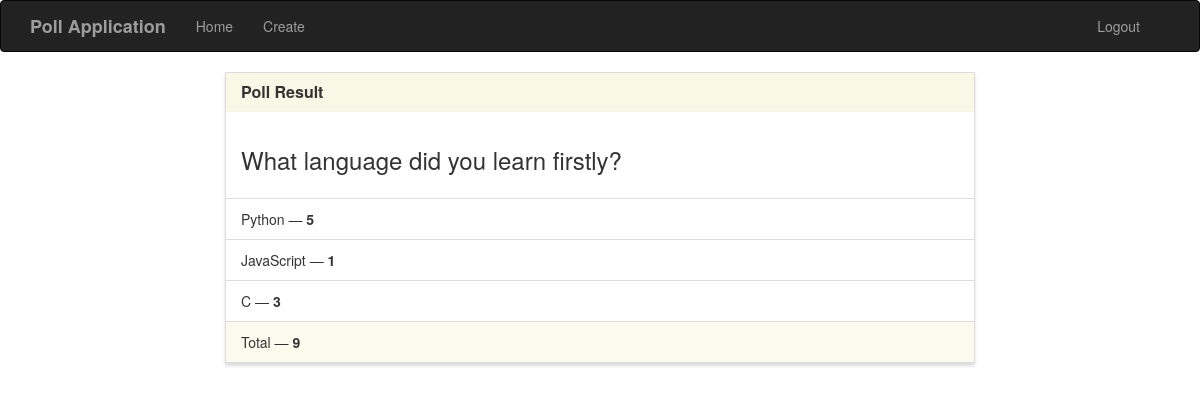
The page /results/2/ (signed in) on the database as committed earlier.
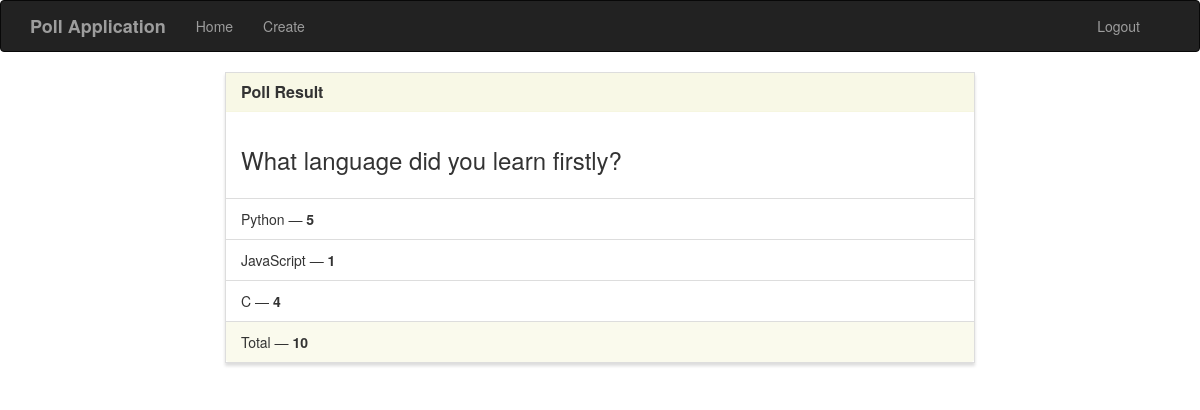
The same page on the database as committed later.
### poll/models.py (models this page shows, shortened)
class Poll(models.Model):
    question = models.TextField()
    option_one = models.CharField(max_length=30)
    option_two = models.CharField(max_length=30)
    option_three = models.CharField(max_length=30)
    option_one_count = models.IntegerField(default=0)
    option_two_count = models.IntegerField(default=0)
    option_three_count = models.IntegerField(default=0)
    def total(self):
        return self.option_one_count + self.option_two_count + self.option_three_count

### poll/views.py (the view)
# urls.py: path('results/<poll_id>/', views.results, name='results'),
def results(request, poll_id):
    if not request.user.is_authenticated:
        return redirect('login')
    poll = Poll.objects.get(pk=poll_id)
    context = {
        'poll' : poll
    }
    return render(request, 'results.html', context)

### templates/results.html (shortened to what this page needs)
{% extends "base.html" %}
{% block main %}
<div class="row">
    <div class="col-lg-8 col-lg-offset-2">
        <div class="panel panel-default">
            <div class="panel-heading">
                <h3 class="panel-title">Poll Result</h3>
            </div>
            <div class="panel-body">
                <h3>{{ poll.question }}</h3>
            </div>
            <ul class="list-group">
                <li class="list-group-item">{{ poll.option_one }} &mdash; <strong>{{ poll.option_one_count }}</strong></li>
                <li class="list-group-item">{{ poll.option_two }} &mdash; <strong>{{ poll.option_two_count }}</strong></li>
                <li class="list-group-item">{{ poll.option_three }} &mdash; <strong>{{ poll.option_three_count }}</strong></li>
            </ul>
            <div class="panel-footer">
                Total &mdash; <strong>{{ poll.total }}</strong>
            </div>
        </div>
    </div>
</div>
{% endblock %}

### templates/base.html (shortened to what this page needs)
{% load static %}
<!DOCTYPE html>
<html lang="en">
	<head>
		<link rel="stylesheet" href="https://maxcdn.bootstrapcdn.com/bootstrap/3.3.7/css/bootstrap.min.css">
		<link rel="stylesheet" type="text/css" href="{% static 'style.css' %}" />
	</head>
	<body>
		<nav class="navbar navbar-inverse" role="navigation">
			<div class="container">
				<div class="navbar-header">
					{% if request.user.is_authenticated %}
						<a class="navbar-brand" href="{% url 'home' %}">Poll Application</a>
					{% endif %}
				</div>
				<div class="collapse navbar-collapse navbar-ex1-collapse">
					<ul class="nav navbar-nav mr-auto">
						{% if request.user.is_authenticated %}
							<li><a href="{% url 'home' %}" class="nav-link">Home</a></li>
			     		{% endif %}
						{% if request.user.is_superuser%}
							<li><a href="{% url 'create' %}" class="nav-link">Create</a></li>
						{% endif %}
					</ul>
					<ul class="nav navbar-nav pull-right">
						{% if request.user.is_authenticated %}
							<li><a href="{% url 'logout' %}">Logout</a></li>
						{% endif %}
					</ul
				</div>
			</div>
		</nav>
		<div class="container">
			{% block main %}{% endblock %}
		</div>
	</body>
</html>

### poll/static/style.css (style rules this page uses)
.navbar-default, .btn, .form-control, .panel { border-radius: 0; }
.panel-default > .panel-heading { color: #333; background-color: rgba(245, 245, 220, .7); border-color: rgba(245, 245, 220, .6); border-top-left-radius: 0; border-top-right-radius: 0; }
.panel-footer { background-color: rgba(245, 245, 220, .5); border-color: rgba(245, 245, 220, .4); }
.panel { box-shadow: 0px 3px 3px 0px #ddd; }
a.navbar-brand, .panel-title { font-weight: bolder; }

Rows that differ between the two databases and show on the page:
changed Poll "What language did you learn firstly?": option_three_count "3" → "4"; total "9" → "10"
